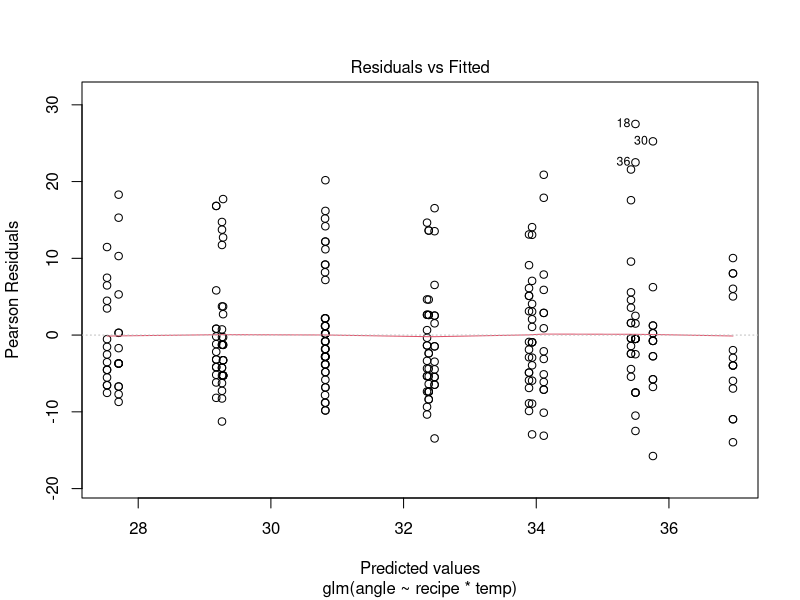
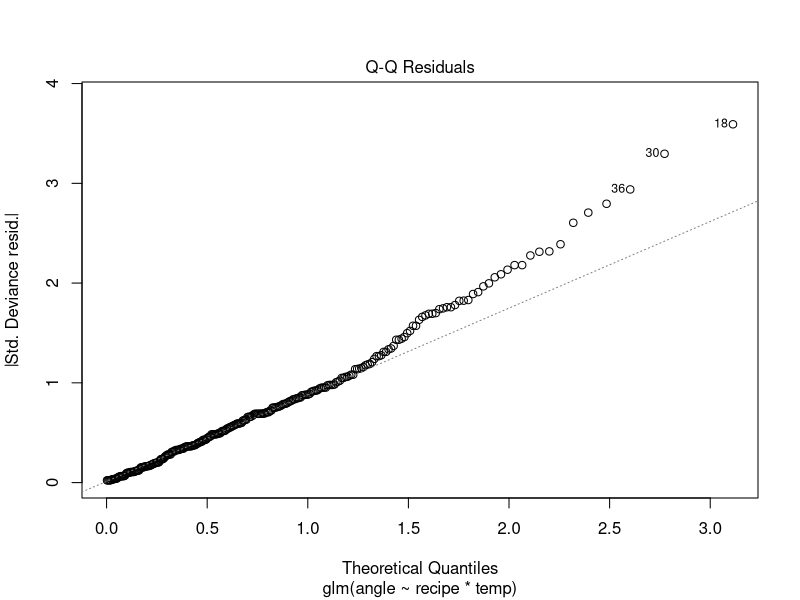
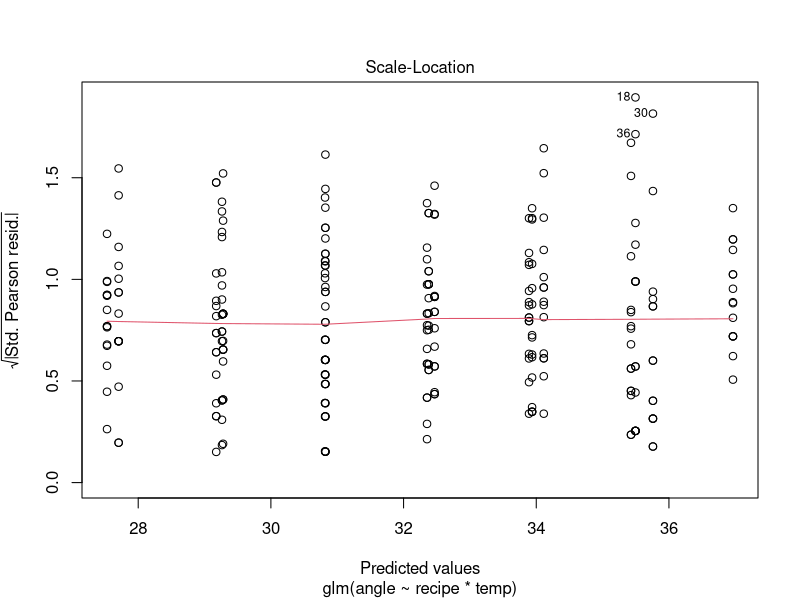
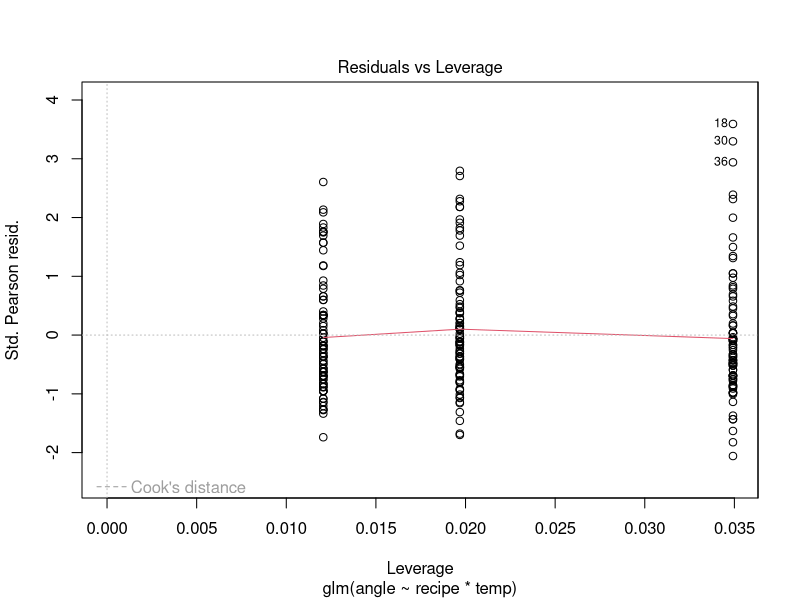
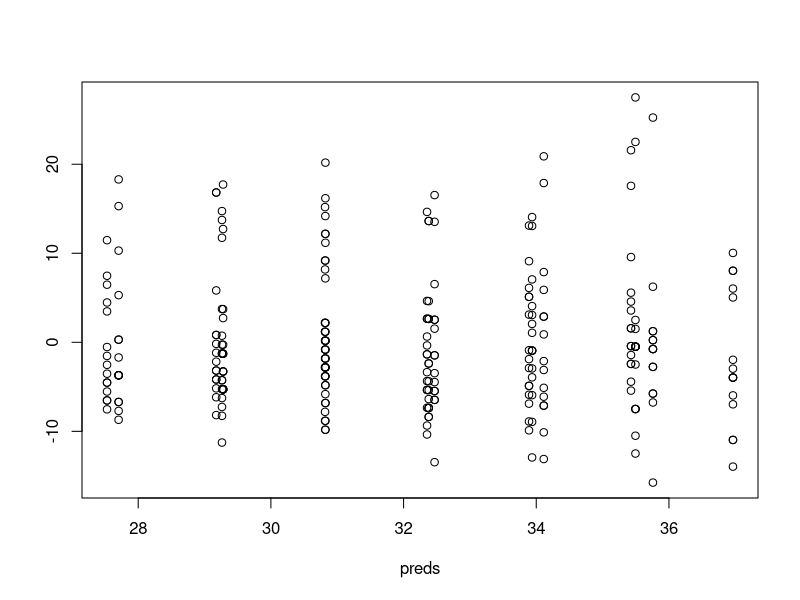
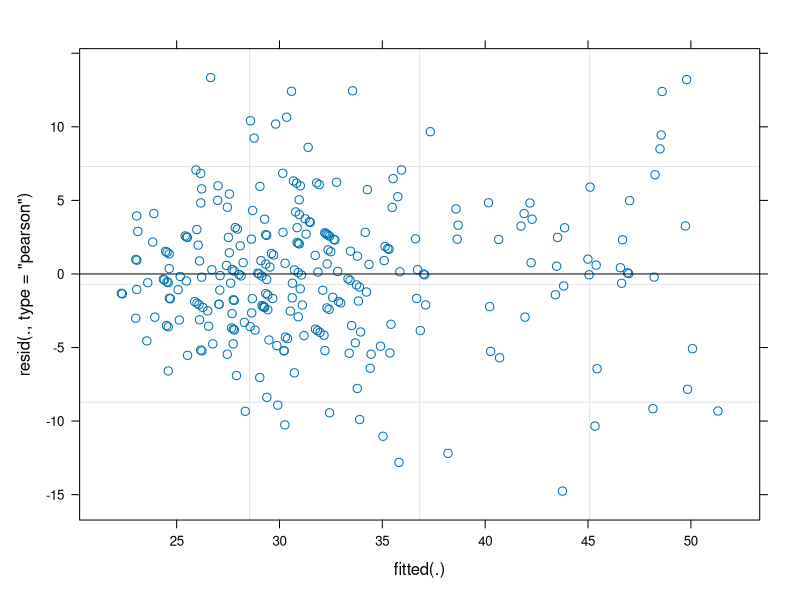
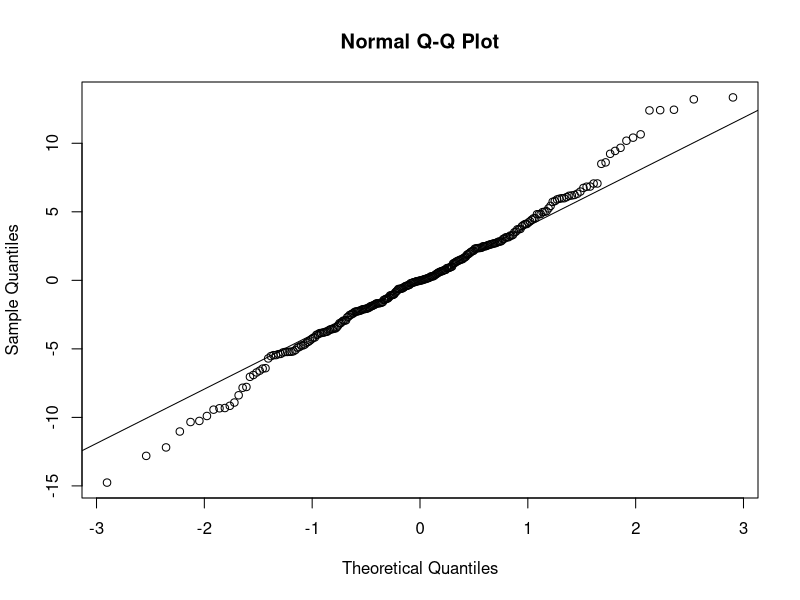
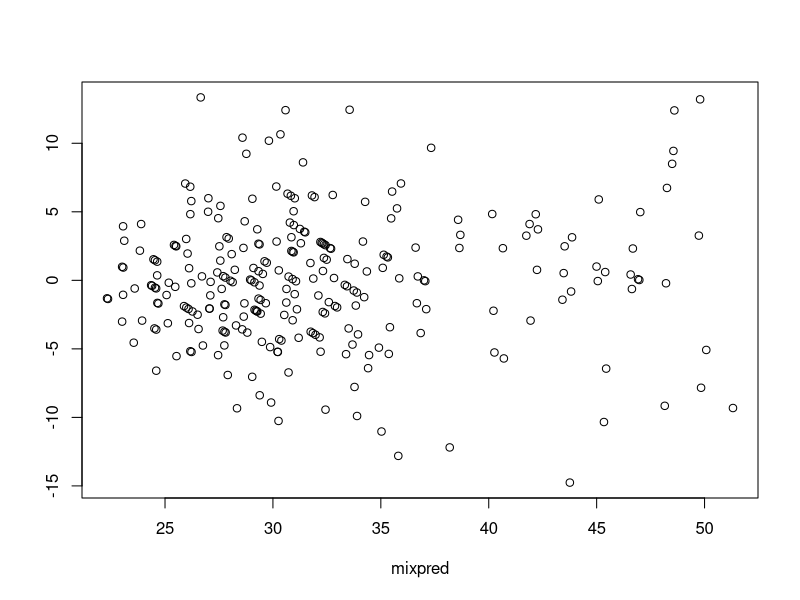

These charts were generated, in order, by the following R code: (Note: this script raises an error after producing the figures.)
## HW 5 ##

# 1. Cake Data
library(dplyr)
data(cake, package = "lme4")
cake <- cake %>% select(-temperature)
head(cake)

#a. Fixed and random variables?
# Recipe = Fixed level
# replicate = Random
# Temp = fixed

# b. 
cake %>% 
  group_by(temp) %>%
  summarise(no_rows = length(temp))
## balanced - all temp values (alphas) have same n 

model <- glm(angle ~ recipe * temp, data = cake, family=gaussian())
summary(model)
model2 <- lm(angle ~ recipe*temp, cake)
# temp is significant, pval =  3.377e-08
mean((residuals(model)^2))
# MSE = 59.4053 using glm, MSE = 60.76 using lm() and anova()
anova(model2)


# c. Fit mixed model that  takes into account the replicates for the recipe
# examine variance components. 
library(lme4)
mix_mod <- lmer(angle ~ recipe + temp + (1 | replicate), cake)
summary(mix_mod)
# Using recipe and temp as fixed effects, we see that there is variation in the replicates
# The replicate variance component of 39.21 shows that it makes up a large portion of the MSE from part b. 
# t value for temp = 9.215
install.packages("lmerTest")
library(lmerTest)
#d. Testing for temp and recipe effect
summary(lmerTest :: lmer(angle ~ recipe + temp + (1 | replicate), cake))$coefficients
# Both recipeB, recipeC, and temp all have significant p values

# e. QQ plots and residual vs predicted for Linear model
# Linear model
plot(model) # QQ plot = not very good fit
preds <- predict(model, type="response")
residuals(model)

plotpredlinear <- cbind(preds, residuals(model))
plot(plotpredlinear) #  

# Mixed model
plot(mix_mod) # pearson residuals vs fitted values looks good
qqnorm(resid(mix_mod))
qqline(resid(mix_mod))
# The qq plot shows that the mixed model residuals are much closer to what would be expected under normality 
mixpred <- predict(mix_mod, type="response")
plotmix<- cbind(mixpred, residuals(mix_mod))
plot(plotmix) #Substantially more randomly distributed than the linear model resids. vs predicted values! 

# f. Examine BLUPs
ranef(mix_mod)$replicate #BLUPS (Best Linear Unbiased Predictors) for replicate random effect
plot(cake$replicate, cake$angle)
abline(h=mean(cake$angle), col="purple")

predict(mix_mod, newdata=data.frame(replicate=1, recipe="A", temp=175))
cake %>%
  filter(recipe == "A", temp== 175, replicate==1)
#recipe A, temp 175, replicate 1:
#actual = 42, predicted with mixed model = 43.41

#recipe A, temp 175, replicate 8
cake %>%
  filter(recipe == "A", temp== 175, replicate==8)
predict(mix_mod, newdata=data.frame(replicate=8, recipe="A", temp=175))
# actual = 24, predicted = 24.588

# the BLUPS follow the pattern of the box and whisker plot with replicate on x and angle on y

### Problem 2###

# a. train-test
data <- Problem.2
data
data$ID<-as.factor(data$ID)
set.seed(1)
size = .95*nrow(data)
train_ind = sample(seq_len(nrow(data)),size = size)  
train =data[train_ind,] 
test=data[-train_ind,] 
?seq_len
##
##sample = sample.split(data$num, SplitRatio = .75)
##train = subset(data, sample == TRUE)
##test  = subset(data, sample == FALSE)
##

# b. fitting
install.packages("randomForest")
library(randomForest)
str(train)
head(test[-3])
rf <- randomForest(y ~ ., data=train)
preds <- predict(rf, newdata=test[-3])
resids <- (test[3]-preds)^2
res<- cbind(test[3],preds,((test[3]-preds)^2))
sum(res[3])/nrow(res) #MSE = 8.912

#c. Fit mixed model
library(lmerTest)
data
mix_mod <- lmer(y ~ 1 + (1 | ID), data = train)
summary(mix_mod)
blups <- ranef(mix_mod)
blups$ID + 1.77 #represents the shift to the overall intercept induced by each grouping/ID
library(dplyr)
blup_id <- as.data.frame(cbind(seq(1,50,1), blups$ID+1.77))
 ## DF with stored blups and overall intercepts 
colnames <-c('ID', 'BLUP')
names(blup_id) <- colnames
blup_id$ID <- as.factor(blup_id$ID)
# d. Joining blups to the test dataset
test<-left_join(test, blup_id)
head(test)

# e. Store residuals
mix_mod_res <- residuals(mix_mod)

train$resids <- mix_mod_res
head(train)
head(test)

# f. 
rf2 <- randomForest(resids ~ x, data= train) #How much of residual value is explained by adding in x? How much error is reduced?
predictions_res <- predict(rf2, newdata = test[-3]) # These predictions represent what was possible to explain leaning only on the x variable

# g. add predictions to blups in part d
final_preds<- test$BLUP + predictions_res
sum(((final_preds-test$y)^2))/nrow(test)

#8.361255 = Lower MSE than random forest alone, indicating that even for random forest, 
# taking random effects into account can reduce the MSE/fit the model better. 
# Highlights the value of utilizing random effects
